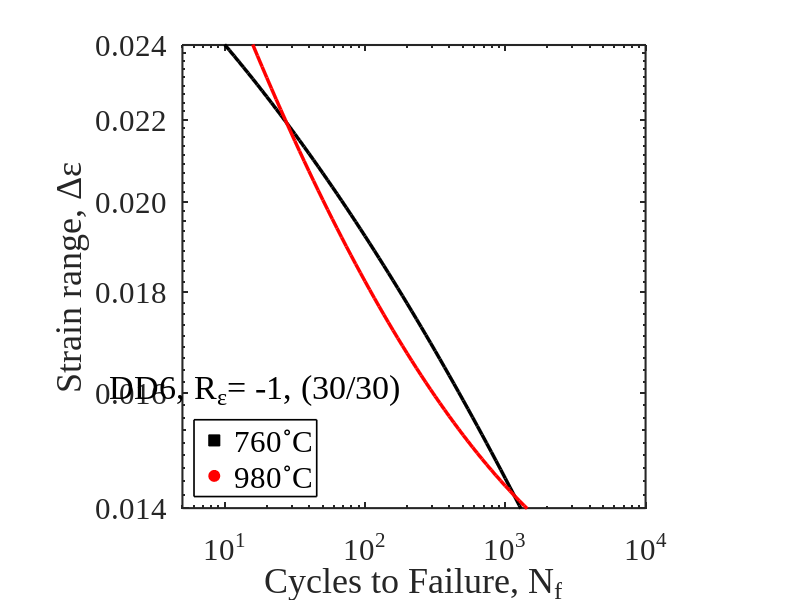

This figure's MATLAB source:
clc; clear; close all;

%% 1. EXPERIMENTAL DATA (30/30 Configuration)
% Replace these arrays with your actual 30/30 experimental data
strain_760 = [0.024, 0.020, 0.016, 0.014]; 
life_760   = [10, 70, 462, 1300];           

strain_980 = [0.024, 0.020, 0.016, 0.014]; 
life_980   = [16, 50, 312, 1407];           

%% 2. SECOND-ORDER POLYNOMIAL FIT (Log-Log Space)
fit_grid = logspace(log10(10), log10(20000), 100);

p760 = polyfit(log10(life_760), log10(strain_760), 2);
trend_760 = 10.^polyval(p760, log10(fit_grid));

p980 = polyfit(log10(life_980), log10(strain_980), 2);
trend_980 = 10.^polyval(p980, log10(fit_grid));

%% 3. VISUALIZATION
figure('Color', 'w', 'Position', [200, 200, 800, 700]);
hold on;

% Plot Trendlines
plot(fit_grid, trend_760, 'k-', 'LineWidth', 2.5);
plot(fit_grid, trend_980, 'r-', 'LineWidth', 2.5);

% Plot Data Points (Large markers for visibility)
scatter(life_760, strain_760, 250, 'ks', 'filled', 'MarkerEdgeColor', 'k');
scatter(life_980, strain_980, 250, 'ro', 'filled', 'MarkerEdgeColor', 'r');

% --- AXIS FORMATTING (Times New Roman) ---
set(gca, 'XScale', 'log', 'YScale', 'log', ...
         'FontSize', 22, ...
         'FontName', 'Times New Roman', ...
         'LineWidth', 1.5, ...
         'TickDir', 'in', ...
         'Box', 'on', ...
         'XMinorTick', 'on', ...
         'YMinorTick', 'on');

% Detailed Y-Axis Ticks
y_ticks = 0.010:0.002:0.028; 
set(gca, 'YTick', y_ticks);

% Formatting labels to 3 decimal places
y_labels = arrayfun(@(x) sprintf('%.3f', x), y_ticks, 'UniformOutput', false);
set(gca, 'YTickLabel', y_labels);

% Limits (Adjusted for better data framing)
xlim([5, 10000]);
ylim([0.014, 0.024]);

% Labels
xlabel('Cycles to Failure, N_f', 'FontSize', 26, 'FontName', 'Times New Roman');
ylabel('Strain range, \Delta\epsilon', 'FontSize', 26, 'FontName', 'Times New Roman');

%% --- LEGEND (30/30 CONFIGURATION) ---
% Dummy handles for legend control
h1_leg = plot(nan, nan, 'ks', 'MarkerSize', 14, 'MarkerFaceColor', 'k');
h2_leg = plot(nan, nan, 'ro', 'MarkerSize', 14, 'MarkerFaceColor', 'r');

lgd = legend([h1_leg, h2_leg], {'760^\circC', '980^\circC'}, ...
             'Location', 'southwest', ...
             'FontSize', 22, ...
             'FontName', 'Times New Roman','FontWeight', 'normal');

% Title updated to reflect 30/30 configuration
title(lgd, 'DD6, R_{\epsilon}= -1, (30/30)', 'FontName', 'Times New Roman','FontWeight', 'normal');
set(lgd, 'EdgeColor', 'k', 'LineWidth', 1.2);

axis square;
grid off;
hold off;

fprintf('30/30 Plot generated with Times New Roman formatting.\n');

%% 9. SAVE FIGURES AS PDFs
% Save Figure 1 (Stress-Strain Hysteresis)
fig1 = figure(1); 
exportgraphics(fig1, 'plot_30_30.pdf', 'ContentType', 'vector');
